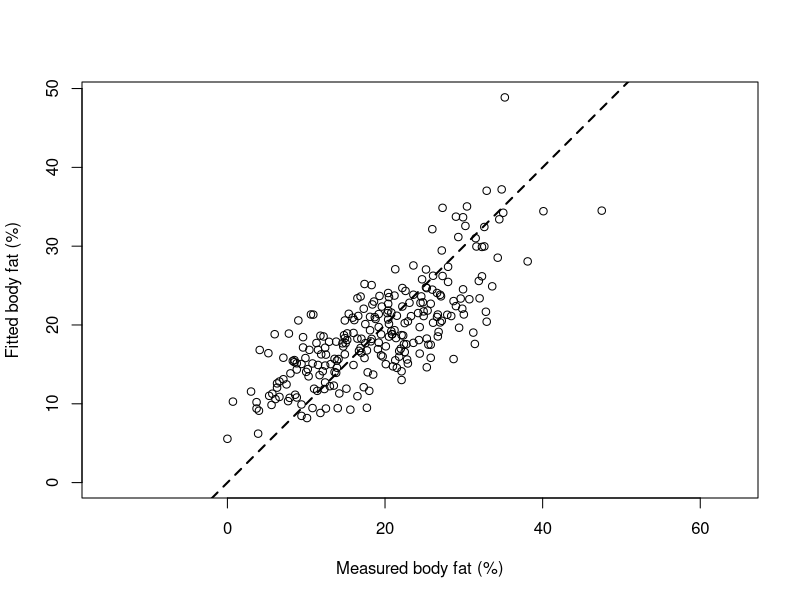

Write R code to recreate this figure.
#label===REGfitbodyfat1
bodyfat <- read.csv("Data/bodyfat.csv")
fit <- lm(BodyFat ~ Age + Weight + Chest + Wrist + BMI, data=bodyfat)
print(fit)
#===end

## names(bodyfat)
## summary(fit)
## coef(fit)

pdf("images/chapter_8/fitbodyfat.pdf", width=6, height=4)
#label===REGfitbodyfat2
plot_limits <- range(bodyfat$BodyFat, fit$fitted.values)
plot(bodyfat$BodyFat, fit$fitted.values,
     xlim = plot_limits, ylim = plot_limits, asp = 1,
     xlab = "Measured body fat (%)", ylab = "Fitted body fat (%)")
abline(0, 1, lty = 2, lwd = 2)
#===end
dev.off()
